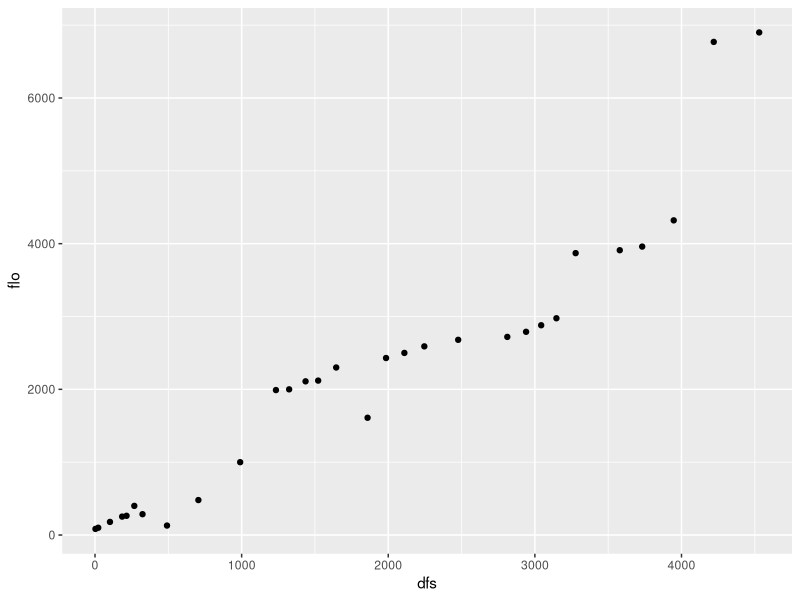

This figure's R source:
## ---- chunk 1
knitr::opts_chunk$set(
  # results='hold',
  collapse=TRUE,
  fig.path = "../img/"
)
## ---- chunk 2
library(ade4)
data(doubs)
## ---- chunk 3
library(tidyverse)
## ---- chunk 4
ggplot(data = doubs$env) +
  geom_point(mapping = aes(x = dfs, y = flo))
